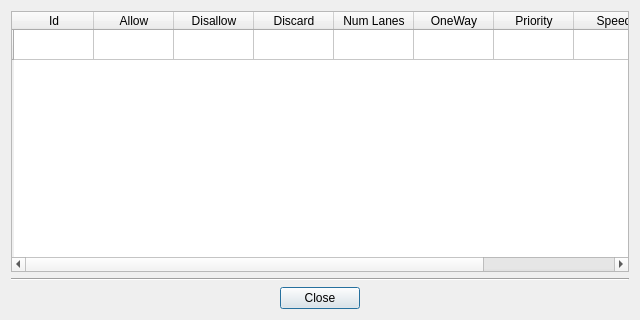
<?xml version="1.0" encoding="UTF-8"?>
<ui version="4.0">
 <class>edgeTableDialog</class>
 <widget class="QDialog" name="edgeTableDialog">
  <property name="geometry">
   <rect>
    <x>0</x>
    <y>0</y>
    <width>640</width>
    <height>320</height>
   </rect>
  </property>
  <property name="minimumSize">
   <size>
    <width>640</width>
    <height>320</height>
   </size>
  </property>
  <property name="maximumSize">
   <size>
    <width>640</width>
    <height>320</height>
   </size>
  </property>
  <property name="windowTitle">
   <string>Edge types</string>
  </property>
  <property name="windowIcon">
   <iconset>
    <normaloff>:/main/eNetEditorLogo.ico</normaloff>:/main/eNetEditorLogo.ico</iconset>
  </property>
  <property name="modal">
   <bool>true</bool>
  </property>
  <layout class="QVBoxLayout" name="verticalLayout">
   <item>
    <widget class="QTableWidget" name="Table">
     <attribute name="horizontalHeaderDefaultSectionSize">
      <number>80</number>
     </attribute>
     <row>
      <property name="text">
       <string/>
      </property>
      <property name="icon">
       <iconset>
        <normaloff>:/icons/edges/edge.png</normaloff>:/icons/edges/edge.png</iconset>
      </property>
     </row>
     <column>
      <property name="text">
       <string>Id</string>
      </property>
     </column>
     <column>
      <property name="text">
       <string>Allow</string>
      </property>
     </column>
     <column>
      <property name="text">
       <string>Disallow</string>
      </property>
     </column>
     <column>
      <property name="text">
       <string>Discard</string>
      </property>
     </column>
     <column>
      <property name="text">
       <string>Num Lanes</string>
      </property>
     </column>
     <column>
      <property name="text">
       <string>OneWay</string>
      </property>
     </column>
     <column>
      <property name="text">
       <string>Priority</string>
      </property>
     </column>
     <column>
      <property name="text">
       <string>Speed</string>
      </property>
     </column>
     <column>
      <property name="text">
       <string>Side Walk</string>
      </property>
     </column>
     <item row="0" column="0">
      <property name="text">
       <string/>
      </property>
     </item>
    </widget>
   </item>
   <item>
    <widget class="Line" name="HorizontalLine">
     <property name="orientation">
      <enum>Qt::Horizontal</enum>
     </property>
    </widget>
   </item>
   <item>
    <layout class="QHBoxLayout" name="LayoutButton">
     <item>
      <spacer name="horizontalSpacer1">
       <property name="orientation">
        <enum>Qt::Horizontal</enum>
       </property>
       <property name="sizeHint" stdset="0">
        <size>
         <width>40</width>
         <height>20</height>
        </size>
       </property>
      </spacer>
     </item>
     <item>
      <widget class="QPushButton" name="ButtonClose">
       <property name="text">
        <string>Close</string>
       </property>
       <property name="icon">
        <iconset resource="../../../../resources/eNetEditorResources.qrc">
         <normaloff>:/main/accept.ico</normaloff>:/main/accept.ico</iconset>
       </property>
      </widget>
     </item>
     <item>
      <spacer name="horizontalSpacer2">
       <property name="orientation">
        <enum>Qt::Horizontal</enum>
       </property>
       <property name="sizeHint" stdset="0">
        <size>
         <width>40</width>
         <height>20</height>
        </size>
       </property>
      </spacer>
     </item>
    </layout>
   </item>
  </layout>
 </widget>
 <resources>
  <include location="../../../../resources/eNetEditorResources.qrc"/>
 </resources>
 <connections/>
</ui>
